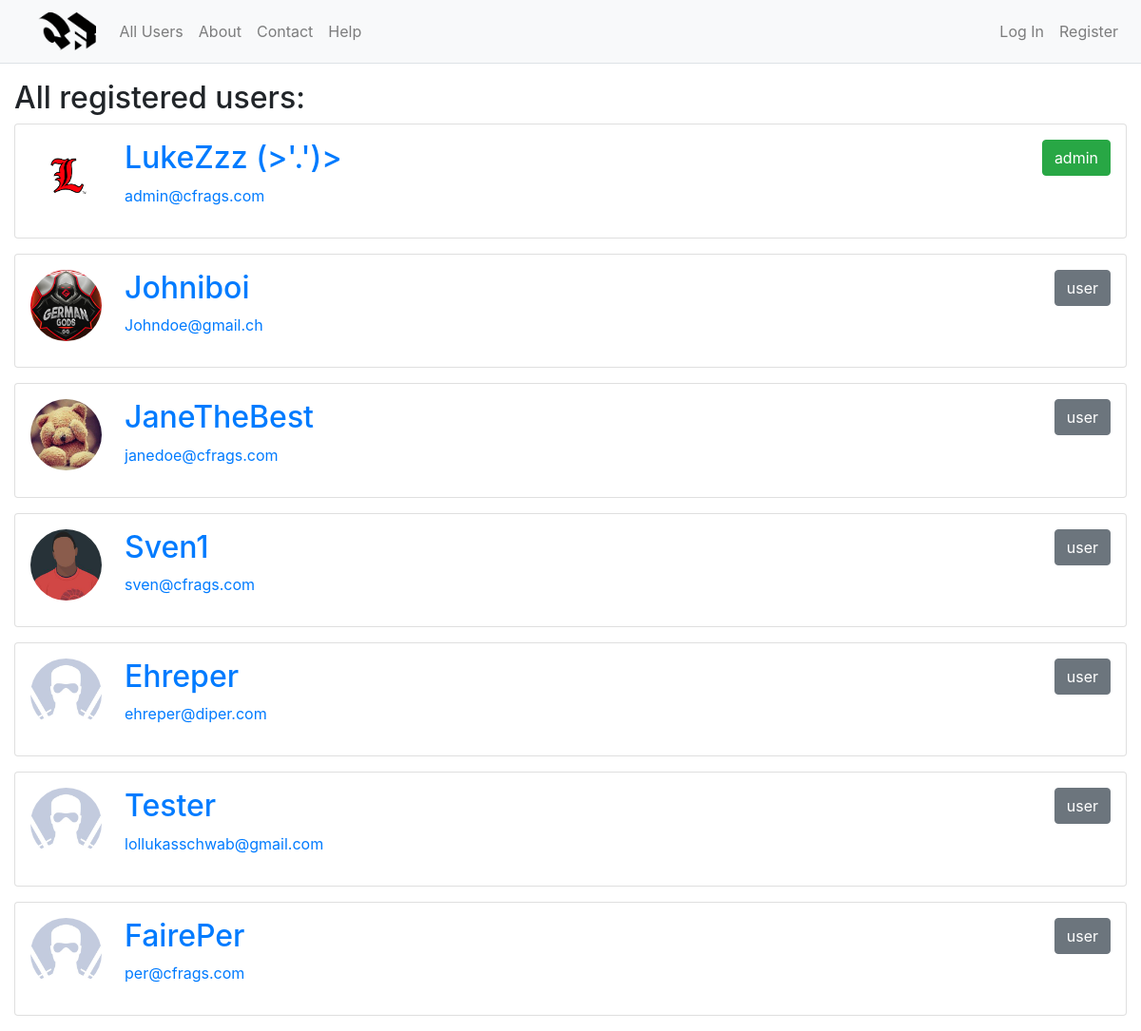
Before: /allusers with the older database file.
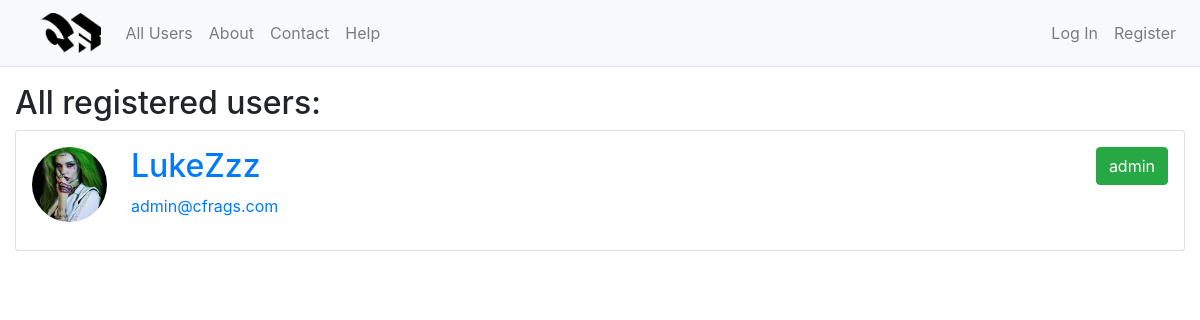
After: the same page with the newer database file.
### website/models.py (models this page shows, shortened)
class User(db.Model, UserMixin):
    id = db.Column(db.Integer, primary_key=True)
    username = db.Column(db.String(20), unique=True, nullable=False)
    email = db.Column(db.String(120), unique=True, nullable=False)
    image_file = db.Column(db.String(20), nullable=False, default='default.jpg')
    password = db.Column(db.String(60), nullable=False)
    posts = db.relationship('Post', backref='author', lazy=True)
    liked_comments = db.relationship('CommentLike', backref='user', lazy=True)
    liked_posts = db.relationship('PostLike', backref='user', lazy=True)

### website/users/routes.py (the view)
@users.route("/allusers")
def all_users():
    users = User.query.all()
    if users:
        return render_template("users.html", users=users)
    else:
        flash('There are no users registered!', 'warning')
        return redirect(url_for('main.home'))

### website/templates/users.html (shortened to what this page needs)
{% extends "layout.html" %}
{% block content %}
<div class="col-12">
  <h2>All registered users:</h2>
  {% for user in users %}
	<div class="card w-100 mb-3 p-3">
      <div class="media">
        <img style="height:75px;width:75px;object-fit:cover;" class="rounded-circle account-img mr-4" src="{{ url_for('static', filename='profile_pics/' + user.image_file) }}">
        <div class="media-body h-100">
          <h2 class="account-heading"><a href="{{ url_for('users.user', username=user.username) }}">{{ user.username }}</a></h2>
          <p class="text-secondary">
            <a href="mailto:user.email">{{ user.email }}</a>
          </p>
        </div>
		{% if user.id == 1%}
			<div class="btn btn-success">admin</div>
		{% else %}
			<div class="btn btn-secondary ml-3">user</div>
		{% endif %}
      </div>
    </div>
  {% endfor %}
</div>
{% endblock content %}

### website/templates/layout.html (shortened to what this page needs)
<!DOCTYPE html>
<html lang="en" dir="ltr">
  <head>
    <link rel="stylesheet" href="https://maxcdn.bootstrapcdn.com/bootstrap/4.0.0/css/bootstrap.min.css">
    <link rel="stylesheet" href="{{ url_for('static', filename='master.css') }}">
    <link rel="stylesheet" href="{{ url_for('static', filename='prism.css') }}">
  </head>
  <body>
    {% include "navbar.html" %}
    <div class="container-fluid">
      <div class="row">
        <div class="col-12">
        </div>
        {% block content %}{% endblock %}
      </div>
    </div>
  </body>
</html>

### website/templates/navbar.html (shortened to what this page needs)
<nav class="navbar navbar-expand-md navbar-light bg-light border-bottom mb-3">
  <a class="navbar-brand ml-4" href="{{ url_for('main.home') }}">
    <img src="{{ url_for('static', filename='Logo.png') }}" alt="logo" style="height:40px;">
  </a>
  <div id="navbarNavDropdown" class="navbar-collapse collapse">
    <ul class="navbar-nav w-100">
      <li class="nav-item">
        <a class="nav-link" href="{{ url_for('users.all_users') }}">All Users</a>
      </li>
      <li class="nav-item">
        <a class="nav-link" href="{{ url_for('main.about') }}">About</a>
      </li>
      <li class="nav-item">
        <a class="nav-link" href="{{ url_for('main.contact') }}">Contact</a>
      </li>
      <li class="nav-item">
        <a class="nav-link" href="{{ url_for('main.help') }}">Help</a>
      </li>
      {% if not current_user.is_authenticated %}
        <li class="nav-item  ml-md-auto ml-lg-auto">
          <a class="nav-link" href="{{ url_for('users.login') }}">Log In</a>
        </li>
        <li class="nav-item">
          <a class="nav-link" href="{{ url_for('users.register') }}">Register</a>
        </li>
      {% endif %}
    </ul>
  </div>
</nav>

Changed rows visible on the page:
removed User: image_file (picture), username "Johniboi", email "Johndoe@gmail.ch"
removed User: image_file (picture), username "JaneTheBest", email "janedoe@cfrags.com"
removed User: image_file (picture), username "Sven1", email "sven@cfrags.com"
removed User: image_file (placeholder picture), username "Ehreper", email "ehreper@diper.com"
removed User: image_file (placeholder picture), username "Tester", email "lollukasschwab@gmail.com"
removed User: image_file (placeholder picture), username "FairePer", email "per@cfrags.com"
changed User "admin@cfrags.com": image_file: a different picture; username "LukeZzz (>'.')>" → "LukeZzz"
